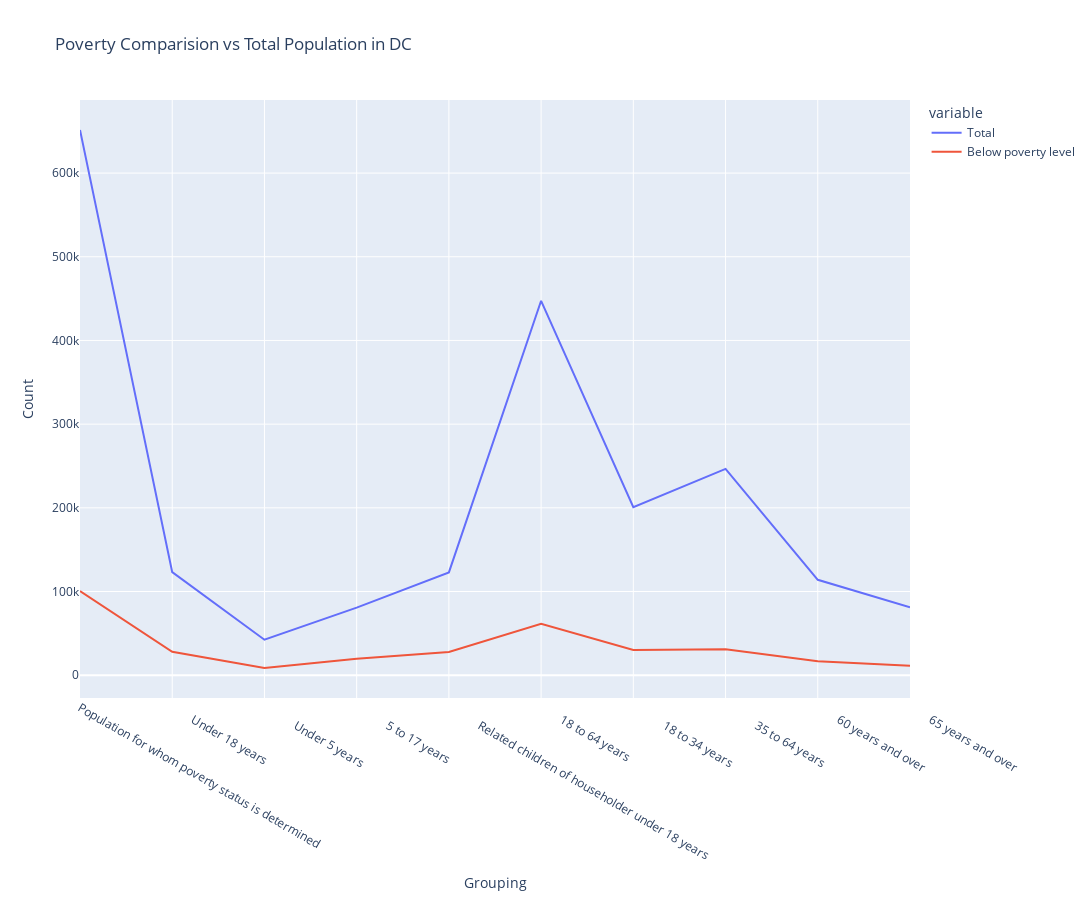
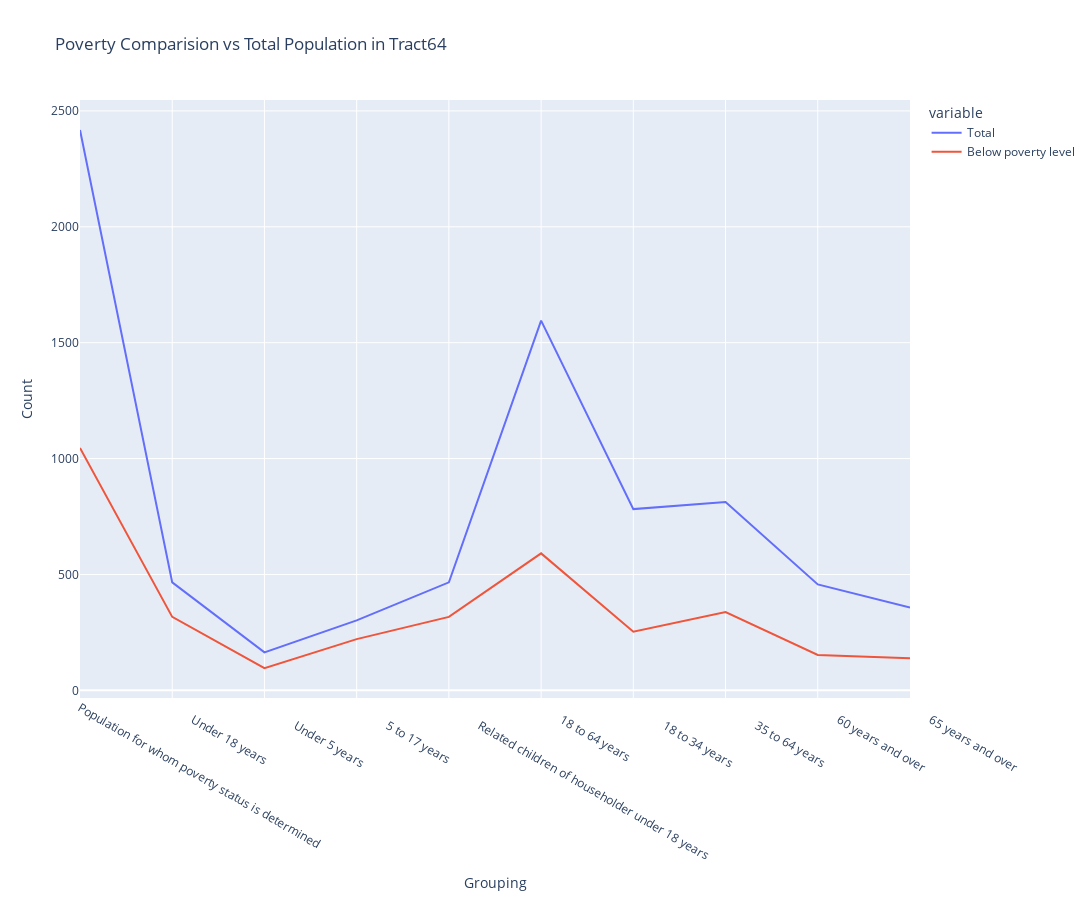
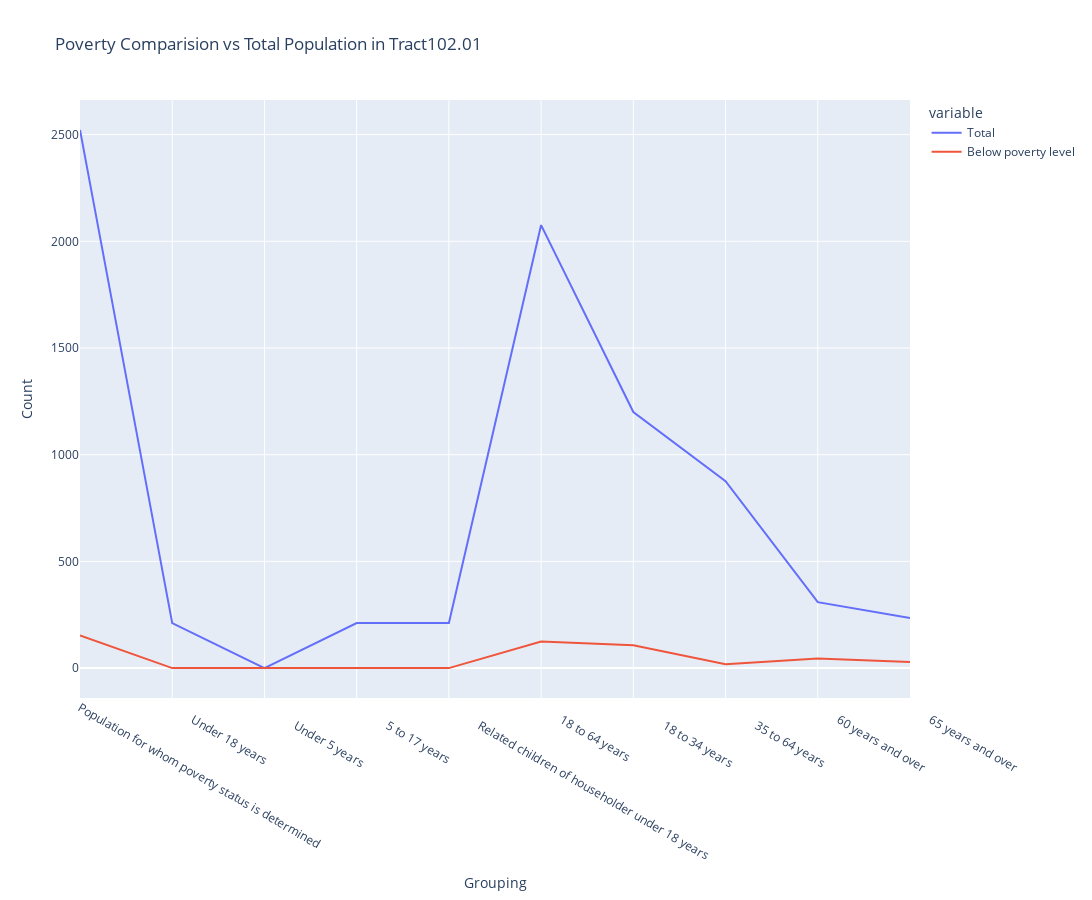
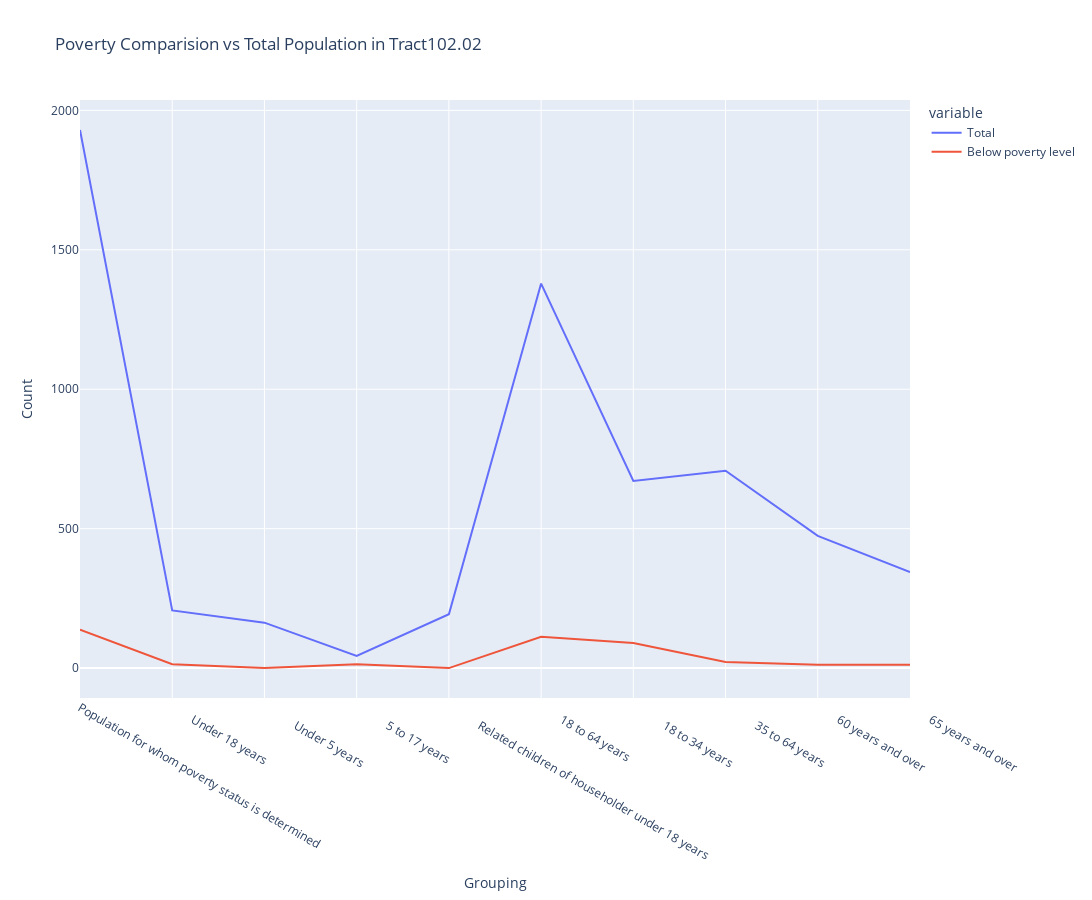

The notebook cell saved with these charts, in order:
### Code cell
def renderPovertyData(excelName, sheetName, tractName):
    df = pd.read_excel(excelName, sheet_name=sheetName)
    df = df.dropna()

    fig = px.line(df, y=["Total", "Below poverty level"], x="Label (Grouping)", title='Poverty Comparision vs Total Population in ' + tractName, width=1200, height=900)
    fig.update_layout(xaxis_title='Grouping', yaxis_title='Count')
    
    fig.show()

excelName = "./datasets/PovertyStatus.xlsx"
sheetNames = [
    "DC",
    "Tract64", 
    "Tract102.01",
    "Tract102.02",
    "Tract105",
    "Tract110.01",
    "Tract110.02"]

for sheetName in sheetNames:
    renderPovertyData(excelName, sheetName, sheetName)

### Figure 1 — Plotly figure (JSON) as saved in the notebook; plotly's stock layout.template omitted (floating-point values rounded to 4 significant figures)
{"data": [{"hovertemplate": "variable=Total<br>Label (Grouping)=%{x}<br>value=%{y}<extra></extra>", "legendgroup": "Total", "line": {"color": "#636efa", "dash": "solid"}, "marker": {"symbol": "circle"}, "mode": "lines", "name": "Total", "orientation": "v", "showlegend": true, "type": "scatter", "x": ["Population for whom poverty status is determined", "        Under 18 years", "            Under 5 years", "            5 to 17 years", "            Related children of householder under 18 years", "        18 to 64 years", "            18 to 34 years", "            35 to 64 years", "        60 years and over", "        65 years and over"], "xaxis": "x", "y": [651618, 123178, 42413, 80765, 122888, 447394, 200889, 246505, 113961, 81046], "yaxis": "y"}, {"hovertemplate": "variable=Below poverty level<br>Label (Grouping)=%{x}<br>value=%{y}<extra></extra>", "legendgroup": "Below poverty level", "line": {"color": "#EF553B", "dash": "solid"}, "marker": {"symbol": "circle"}, "mode": "lines", "name": "Below poverty level", "orientation": "v", "showlegend": true, "type": "scatter", "x": ["Population for whom poverty status is determined", "        Under 18 years", "            Under 5 years", "            5 to 17 years", "            Related children of householder under 18 years", "        18 to 64 years", "            18 to 34 years", "            35 to 64 years", "        60 years and over", "        65 years and over"], "xaxis": "x", "y": [100618, 28051, 8478, 19573, 27761, 61342, 30220, 31122, 16756, 11225], "yaxis": "y"}], "layout": {"height": 900, "legend": {"title": {"text": "variable"}, "tracegroupgap": 0}, "title": {"text": "Poverty Comparision vs Total Population in DC"}, "width": 1200, "xaxis": {"anchor": "y", "domain": [0, 1], "title": {"text": "Grouping"}}, "yaxis": {"anchor": "x", "domain": [0, 1], "title": {"text": "Count"}}}}

### Figure 2 — Plotly figure (JSON) as saved in the notebook; plotly's stock layout.template omitted (floating-point values rounded to 4 significant figures)
{"data": [{"hovertemplate": "variable=Total<br>Label (Grouping)=%{x}<br>value=%{y}<extra></extra>", "legendgroup": "Total", "line": {"color": "#636efa", "dash": "solid"}, "marker": {"symbol": "circle"}, "mode": "lines", "name": "Total", "orientation": "v", "showlegend": true, "type": "scatter", "x": ["Population for whom poverty status is determined", "        Under 18 years", "            Under 5 years", "            5 to 17 years", "            Related children of householder under 18 years", "        18 to 64 years", "            18 to 34 years", "            35 to 64 years", "        60 years and over", "        65 years and over"], "xaxis": "x", "y": [2418, 466, 164, 302, 466, 1595, 782, 813, 457, 357], "yaxis": "y"}, {"hovertemplate": "variable=Below poverty level<br>Label (Grouping)=%{x}<br>value=%{y}<extra></extra>", "legendgroup": "Below poverty level", "line": {"color": "#EF553B", "dash": "solid"}, "marker": {"symbol": "circle"}, "mode": "lines", "name": "Below poverty level", "orientation": "v", "showlegend": true, "type": "scatter", "x": ["Population for whom poverty status is determined", "        Under 18 years", "            Under 5 years", "            5 to 17 years", "            Related children of householder under 18 years", "        18 to 64 years", "            18 to 34 years", "            35 to 64 years", "        60 years and over", "        65 years and over"], "xaxis": "x", "y": [1046, 317, 96, 221, 317, 591, 253, 338, 153, 138], "yaxis": "y"}], "layout": {"height": 900, "legend": {"title": {"text": "variable"}, "tracegroupgap": 0}, "title": {"text": "Poverty Comparision vs Total Population in Tract64"}, "width": 1200, "xaxis": {"anchor": "y", "domain": [0, 1], "title": {"text": "Grouping"}}, "yaxis": {"anchor": "x", "domain": [0, 1], "title": {"text": "Count"}}}}

### Figure 3 — Plotly figure (JSON) as saved in the notebook; plotly's stock layout.template omitted (floating-point values rounded to 4 significant figures)
{"data": [{"hovertemplate": "variable=Total<br>Label (Grouping)=%{x}<br>value=%{y}<extra></extra>", "legendgroup": "Total", "line": {"color": "#636efa", "dash": "solid"}, "marker": {"symbol": "circle"}, "mode": "lines", "name": "Total", "orientation": "v", "showlegend": true, "type": "scatter", "x": ["Population for whom poverty status is determined", "        Under 18 years", "            Under 5 years", "            5 to 17 years", "            Related children of householder under 18 years", "        18 to 64 years", "            18 to 34 years", "            35 to 64 years", "        60 years and over", "        65 years and over"], "xaxis": "x", "y": [2522, 211, 0, 211, 211, 2076, 1200, 876, 309, 235], "yaxis": "y"}, {"hovertemplate": "variable=Below poverty level<br>Label (Grouping)=%{x}<br>value=%{y}<extra></extra>", "legendgroup": "Below poverty level", "line": {"color": "#EF553B", "dash": "solid"}, "marker": {"symbol": "circle"}, "mode": "lines", "name": "Below poverty level", "orientation": "v", "showlegend": true, "type": "scatter", "x": ["Population for whom poverty status is determined", "        Under 18 years", "            Under 5 years", "            5 to 17 years", "            Related children of householder under 18 years", "        18 to 64 years", "            18 to 34 years", "            35 to 64 years", "        60 years and over", "        65 years and over"], "xaxis": "x", "y": [153, 0, 0, 0, 0, 125, 107, 18, 45, 28], "yaxis": "y"}], "layout": {"height": 900, "legend": {"title": {"text": "variable"}, "tracegroupgap": 0}, "title": {"text": "Poverty Comparision vs Total Population in Tract102.01"}, "width": 1200, "xaxis": {"anchor": "y", "domain": [0, 1], "title": {"text": "Grouping"}}, "yaxis": {"anchor": "x", "domain": [0, 1], "title": {"text": "Count"}}}}

### Figure 4 — Plotly figure (JSON) as saved in the notebook; plotly's stock layout.template omitted (floating-point values rounded to 4 significant figures)
{"data": [{"hovertemplate": "variable=Total<br>Label (Grouping)=%{x}<br>value=%{y}<extra></extra>", "legendgroup": "Total", "line": {"color": "#636efa", "dash": "solid"}, "marker": {"symbol": "circle"}, "mode": "lines", "name": "Total", "orientation": "v", "showlegend": true, "type": "scatter", "x": ["Population for whom poverty status is determined", "        Under 18 years", "            Under 5 years", "            5 to 17 years", "            Related children of householder under 18 years", "        18 to 64 years", "            18 to 34 years", "            35 to 64 years", "        60 years and over", "        65 years and over"], "xaxis": "x", "y": [1930, 207, 163, 44, 193, 1379, 671, 708, 474, 344], "yaxis": "y"}, {"hovertemplate": "variable=Below poverty level<br>Label (Grouping)=%{x}<br>value=%{y}<extra></extra>", "legendgroup": "Below poverty level", "line": {"color": "#EF553B", "dash": "solid"}, "marker": {"symbol": "circle"}, "mode": "lines", "name": "Below poverty level", "orientation": "v", "showlegend": true, "type": "scatter", "x": ["Population for whom poverty status is determined", "        Under 18 years", "            Under 5 years", "            5 to 17 years", "            Related children of householder under 18 years", "        18 to 64 years", "            18 to 34 years", "            35 to 64 years", "        60 years and over", "        65 years and over"], "xaxis": "x", "y": [138, 14, 0, 14, 0, 112, 90, 22, 12, 12], "yaxis": "y"}], "layout": {"height": 900, "legend": {"title": {"text": "variable"}, "tracegroupgap": 0}, "title": {"text": "Poverty Comparision vs Total Population in Tract102.02"}, "width": 1200, "xaxis": {"anchor": "y", "domain": [0, 1], "title": {"text": "Grouping"}}, "yaxis": {"anchor": "x", "domain": [0, 1], "title": {"text": "Count"}}}}
